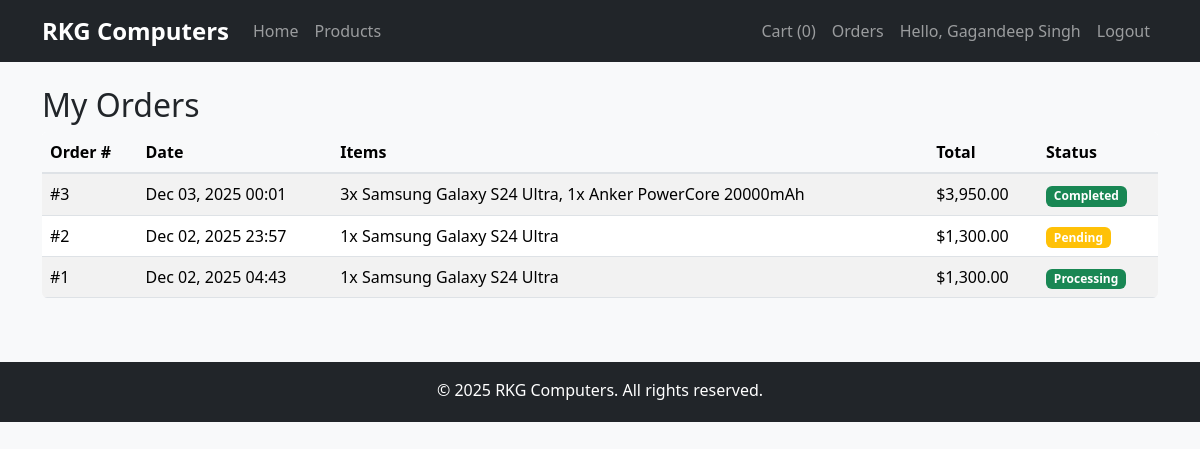
Page /orders.php (signed in) on the committed database.
### tables this page shows
CREATE TABLE `orders` (
  `id` int(11) NOT NULL,
  `user_id` int(11) NOT NULL,
  `total_price` decimal(10,2) NOT NULL,
  `order_date` timestamp NOT NULL DEFAULT current_timestamp(),
  `status` varchar(20) DEFAULT 'pending'
);

### includes/functions.php (called while the page is built, shortened)
<?php
function formatPrice($price) {
    return '$' . number_format($price, 2);
}
?>

### orders.php (the view, shortened to what this page needs)
<?php
require_once 'includes/config.php';
require_once 'includes/functions.php';
require_once 'includes/header.php';
$stmt = $pdo->prepare("
    SELECT o.*,
           GROUP_CONCAT(CONCAT(oi.quantity, 'x ', p.name) SEPARATOR ', ') as items
    FROM orders o
    LEFT JOIN order_items oi ON o.id = oi.order_id
    LEFT JOIN products p ON oi.product_id = p.id
    WHERE o.user_id = ?
    GROUP BY o.id
    ORDER BY o.order_date DESC
");
$stmt->execute([$_SESSION['user_id']]);
$orders = $stmt->fetchAll();
?>
    <div class="container mt-4">
        <h2>My Orders</h2>
        <?php if (empty($orders)): ?>
            <div class="alert alert-info">
                You haven't placed any orders yet. <a href="products.php">Start shopping</a>
            </div>
        <?php else: ?>
            <div class="table-responsive">
                <table class="table table-striped">
                    <thead>
                        <tr>
                            <th>Order #</th>
                            <th>Date</th>
                            <th>Items</th>
                            <th>Total</th>
                            <th>Status</th>
                        </tr>
                    </thead>
                    <tbody>
                        <?php foreach ($orders as $order): ?>
                            <tr>
                                <td>#<?php echo $order['id']; ?></td>
                                <td><?php echo date('M d, Y H:i', strtotime($order['order_date'])); ?></td>
                                <td><?php echo $order['items']; ?></td>
                                <td><?php echo formatPrice($order['total_price']); ?></td>
                                <td>
                                    <span class="badge bg-<?php echo $order['status'] == 'pending' ? 'warning' : 'success'; ?>">
                                        <?php echo ucfirst($order['status']); ?>
                                    </span>
                                </td>
                            </tr>
                        <?php endforeach; ?>
                    </tbody>
                </table>
            </div>
        <?php endif; ?>
    </div>
<?php require_once 'includes/footer.php'; ?>

### css/style.css (style rules this page uses)
body { font-family: 'Segoe UI', Tahoma, Geneva, Verdana, sans-serif; background-color: #f8f9fa; }
.badge { font-size: 0.75rem; }
.table { background: white; border-radius: 5px; overflow: hidden; }
.table thead th { background-color: #f8f9fa; border-bottom: 2px solid #dee2e6; font-weight: 600; }

### rows in the picture
orders: id "3", order_date "Dec 03, 2025 00:01", items "3x Samsung Galaxy S24 Ultra, 1x Anker PowerCore 20000mAh", total_price "$3,950.00", status "Completed"
orders: id "2", order_date "Dec 02, 2025 23:57", items "1x Samsung Galaxy S24 Ultra", total_price "$1,300.00", status "Pending"
orders: id "1", order_date "Dec 02, 2025 04:43", items "1x Samsung Galaxy S24 Ultra", total_price "$1,300.00", status "Processing"

### other values in the picture
getCartItemCount($pdo, $_SESSION['user_id']) "0"
$_SESSION['user_name'] "Gagandeep Singh"
